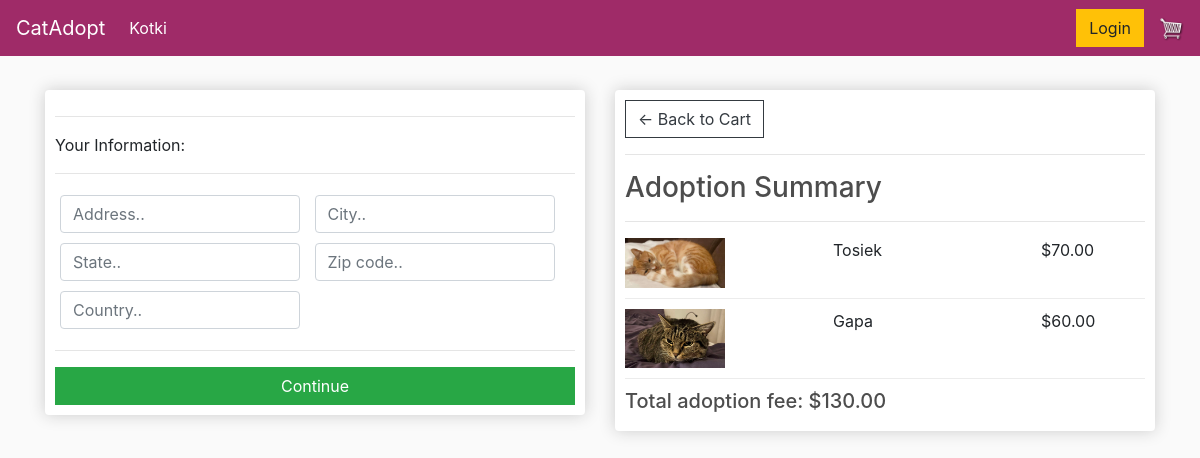
Screenshot of /checkout/ (signed in) with the database file from the repository.
### store/models.py (models this page shows, shortened)
class OrderItem(models.Model):
    product = models.ForeignKey(Product, on_delete=models.SET_NULL, null=True)
    order = models.ForeignKey(Order, on_delete=models.SET_NULL, null=True)
    quantity = models.IntegerField(default=0, null=True, blank=True)
    date_added = models.DateTimeField(auto_now_add=True)
    @property
    def get_total(self):
        total = self.product.price
        return total

class Product(models.Model):
    name = models.CharField(max_length=200)
    price = models.FloatField()
    age = models.FloatField(default=0)
    gender = models.CharField(max_length=200, default='Not Specified')
    image = models.ImageField(null=True, blank=True)
    @property
    def imageURL(self):
        try:
            url = self.image.url
        except:
            url = ''
        return url

class Order(models.Model):
    customer = models.ForeignKey(Customer, on_delete=models.SET_NULL, null=True, blank=True)
    date_ordered = models.DateTimeField(auto_now_add=True)
    complete = models.BooleanField(default=False)
    transaction_id = models.CharField(max_length=100, null=True)
    @property
    def get_cart_total(self):
        orderitems = self.orderitem_set.all()
        total = sum([item.get_total for item in orderitems])
        return total

### store/views.py (the view)
# urls.py: path('checkout/', views.checkout, name="checkout"),
def checkout(request):
    data = cartData(request)
    order = data['order']
    items = data['items']
    context = {'items': items, 'order': order}
    return render(request, 'store/checkout.html', context)

### store/utilis.py (called while the page is built)
def cartData(request):
    if request.user.is_authenticated:
        customer = request.user.customer
        order, created = Order.objects.get_or_create(customer=customer, complete=False)
        items = order.orderitem_set.all()
    else:
        cookieData = cookieCart(request)
        order = cookieData['order']
        items = cookieData['items']
    return {'order': order, 'items': items}

### store/templates/store/checkout.html (shortened to what this page needs)
{% extends 'store/main.html' %}
{% load static %}
{% block content %}
     <div class="row">
		<div class="col-lg-6">
			<div class="box-element" id="form-wrapper">
				<form id="form">
					<div id="shipping-info">
						<hr>
						<p>Your Information:</p>
						<hr>
						<div class="form-field">
							<input class="form-control" type="text" name="address" placeholder="Address..">
						</div>
						<div class="form-field">
							<input class="form-control" type="text" name="city" placeholder="City..">
						</div>
						<div class="form-field">
							<input class="form-control" type="text" name="state" placeholder="State..">
						</div>
						<div class="form-field">
							<input class="form-control" type="text" name="zipcode" placeholder="Zip code..">
						</div>
						<div class="form-field">
							<input class="form-control" type="text" name="country" placeholder="Country..">
						</div>
					</div>
					<hr>
					<input id="form-button" class="btn btn-success btn-block" type="submit" value="Continue">
				</form>
			</div>
            <br>
		</div>
		<div class="col-lg-6">
			<div class="box-element">
                <a  class="btn btn-outline-dark" href="{% url 'cart' %}">&#x2190; Back to Cart</a>
                <hr>
                <h3>Adoption Summary</h3>
                <hr>
                {% for item in items %}
	                <div class="cart-row">
                        <div style="flex:2"><img class="row-image" src="{{item.product.imageURL}}"></div>
                        <div style="flex:2"><p>{{item.product.name}}</p></div>
                        <div style="flex:1"><p>${{item.product.price|floatformat:2}}</p></div>
	                </div>
	            {% endfor %}
				<h5>Total adoption fee:   ${{order.get_cart_total|floatformat:2}}</h5>
			</div>
		</div>
	</div>
{% endblock content %}

### static/css/main.css (style rules this page uses)
body { background-color: hsl(0, 0%, 98%); }
h1,h2,h3,h4,h5,h6 { color:hsl(0, 0%, 30%); }
.box-element { box-shadow:hsl(0, 0%, 80%) 0 0 16px; background-color: #fff; border-radius: 4px; padding: 10px; }
.col-lg-4, .col-lg-6, .col-lg-8, .col-lg-12 { margin-top: 10px; }
.btn { border-radius: 0; }
.row-image { width: 100px; }
.form-field { width:250px; display: inline-block; padding: 5px; }
.cart-row { display: flex; align-items: stretch; padding-bottom: 10px; margin-bottom: 10px; border-bottom: 1px solid #ececec; }

### rows the page displays
OrderItem: product.imageURL (picture), product.name "Tosiek", product.price "70.00"
OrderItem: product.imageURL (picture), product.name "Gapa", product.price "60.00"
Order: get_cart_total "130.00"
